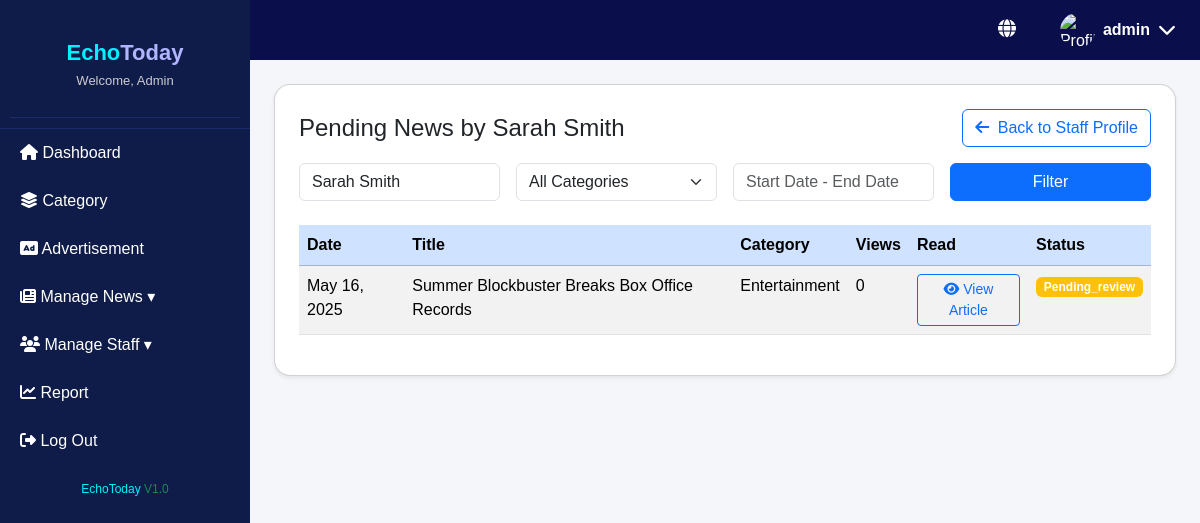
The app's page /admin/manage_staff.php?id=2&status=pending_review (signed in), older data.
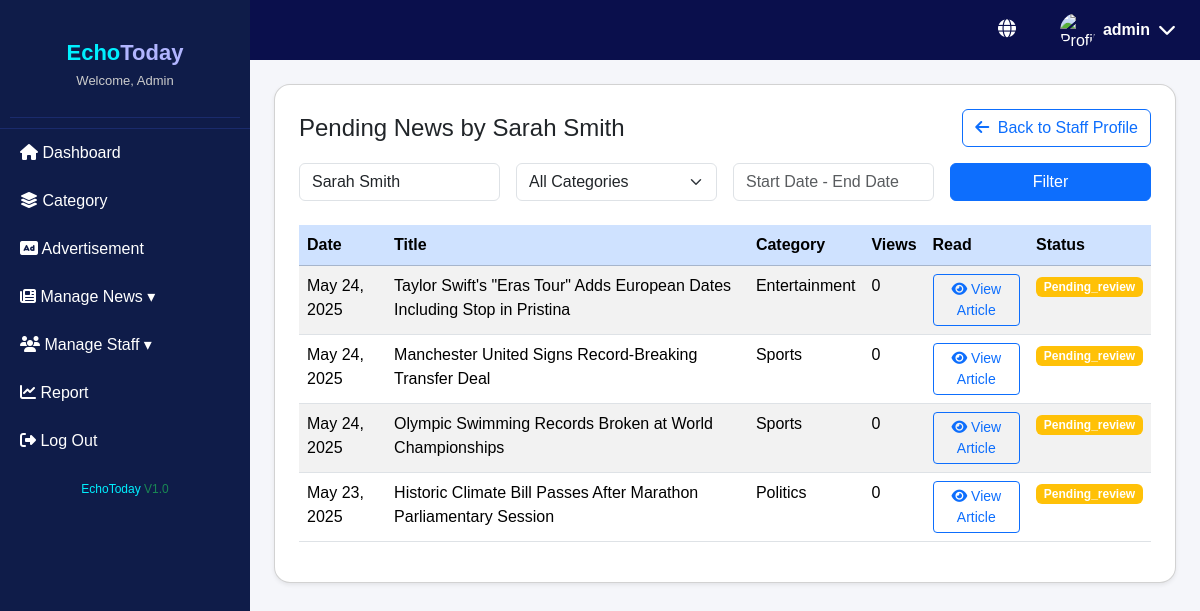
The same page, newer data.
### tables this page shows
CREATE TABLE `articles` (
  `id` int(11) NOT NULL,
  `title` varchar(255) NOT NULL,
  `slug` varchar(255) NOT NULL,
  `content` longtext NOT NULL,
  `excerpt` text DEFAULT NULL,
  `featured_image` varchar(255) DEFAULT NULL,
  `author_id` int(11) NOT NULL,
  `category_id` int(11) NOT NULL,
  `status` enum('pending_review','published','rejected') DEFAULT 'pending_review',
  `is_featured` tinyint(1) DEFAULT 0,
  `trending` tinyint(1) DEFAULT 0,
  `youtube_link` varchar(255) DEFAULT NULL,
  `has_video` tinyint(1) DEFAULT 0,
  `view_count` int(11) DEFAULT 0,
  `published_at` timestamp NULL DEFAULT NULL,
  `created_at` timestamp NOT NULL DEFAULT current_timestamp(),
  `updated_at` timestamp NOT NULL DEFAULT current_timestamp() ON UPDATE current_timestamp(),
  `tags` varchar(255) DEFAULT NULL
);

CREATE TABLE `categories` (
  `id` int(11) NOT NULL,
  `name` varchar(50) NOT NULL,
  `slug` varchar(50) NOT NULL,
  `description` text DEFAULT NULL,
  `is_active` tinyint(1) DEFAULT 1,
  `display_order` int(11) DEFAULT 0,
  `created_at` timestamp NOT NULL DEFAULT current_timestamp(),
  `updated_at` timestamp NOT NULL DEFAULT current_timestamp() ON UPDATE current_timestamp()
);

### admin/manage_staff.php (the view, shortened to what this page needs)
<?php
include('../includes/db_connection.php');
$staff_id = isset($_GET['id']) && is_numeric($_GET['id']) ? intval($_GET['id']) : null;
$user = null;
if ($staff_id) {
    $userQuery = "SELECT * FROM users WHERE id = $staff_id";
    $userResult = mysqli_query($conn, $userQuery);
    $user = mysqli_fetch_assoc($userResult);
}
$status = $_GET['status'] ?? 'all';
$search = $_GET['search'] ?? '';
$date = $_GET['date'] ?? '';
$pageTitles = [
    'all' => 'All News',
    'published' => 'Approved News',
    'pending_review' => 'Pending News',
    'rejected' => 'Rejected News'
];
?>
<!DOCTYPE html>
<html lang="en">
<head>
  <link rel="stylesheet" href="https://cdn.jsdelivr.net/npm/bootstrap@5.3.2/dist/css/bootstrap.min.css">
  <link rel="stylesheet" href="css/admin_style.css">
  <link rel="stylesheet" href="https://cdnjs.cloudflare.com/ajax/libs/font-awesome/6.0.0-beta3/css/all.min.css">
</head>
<body>
<?php include('admin_header.php'); ?>
<?php include('admin_sidebar.php'); ?>
<div class="main-content px-4 pt-4">
  <div class="card p-4 shadow-sm bg-white rounded-4">
  <?php if ($staff_id): ?>
  <?php
    $query = "
      SELECT a.*, u.first_name, u.last_name, c.name AS category_name
      FROM articles a
      LEFT JOIN users u ON a.author_id = u.id
      LEFT JOIN categories c ON a.category_id = c.id
      WHERE a.author_id = $staff_id
    ";
    if ($status !== 'all') {
        $safeStatus = mysqli_real_escape_string($conn, $status);
        $query .= " AND a.status = '$safeStatus'";
    }
    $query .= " ORDER BY a.created_at DESC";
    $result = mysqli_query($conn, $query);
    $staffName = $user ? $user['first_name'] . ' ' . $user['last_name'] : 'Staff';
  ?>
<div class="d-flex justify-content-between align-items-center mb-3">
  <h4 class="mb-0"><?= $pageTitles[$status] ?? 'News' ?> by <?= htmlspecialchars($staffName) ?></h4>
  <a href="staff_detail.php?id=<?= $staff_id ?>" class="btn btn-outline-primary">
    <i class="fas fa-arrow-left me-1"></i> Back to Staff Profile
  </a>
</div>
  <form method="GET" class="row g-3 align-items-end mb-4">
    <div class="col-md-3">
      <input type="text" name="search" class="form-control" placeholder="Search..."
        value="<?= htmlspecialchars($search ?: $staffName) ?>">
    </div>
    <div class="col-md-3">
      <select name="category" class="form-select">
        <option value="">All Categories</option>
      </select>
    </div>
    <div class="col-md-3">
      <input type="text" name="date" class="form-control" placeholder="Start Date - End Date" value="<?= htmlspecialchars($date) ?>">
    </div>
    <div class="col-md-3">
      <button type="submit" class="btn btn-primary w-100">Filter</button>
    </div>
  </form>
  <table class="table table-striped">
    <thead class="table-primary">
      <tr>
        <th>Date</th>
        <th>Title</th>
        <th>Category</th>
        <th>Views</th>
        <th>Read</th>
        <th>Status</th>
      </tr>
    </thead>
    <tbody>
      <?php while ($row = mysqli_fetch_assoc($result)) : ?>
        <tr>
          <td><?= date("M d, Y", strtotime($row['created_at'])) ?></td>
          <td><?= htmlspecialchars($row['title']) ?></td>
          <td><?= htmlspecialchars($row['category_name']) ?></td>
          <td><?= $row['view_count'] ?></td>
          <td>
          <a href="view_article.php?id=<?= $row['id'] ?>&from_staff=<?= $staff_id ?>" class="btn btn-sm btn-outline-primary">
          <i class="fas fa-eye"></i> View Article
          </a>
      </td>
          <td>
            <span class="badge bg-<?= $row['status'] === 'published' ? 'success' : ($row['status'] === 'rejected' ? 'danger' : 'warning') ?>">
              <?= ucfirst($row['status']) ?>
            </span>
          </td>
        </tr>
      <?php endwhile; ?>
    </tbody>
  </table>
<?php endif; ?>
</body>
</html>

Row changes from the older to the newer data that the page shows:
no longer on this page (row edited): articles: created_at "May 16, 2025", title "Summer Blockbuster Breaks Box Office Records", category.name "Entertainment", view_count "0", status "Pending_review"
added articles: created_at "May 24, 2025", title "Taylor Swift's \"Eras Tour\" Adds European Dates Including Stop in Pristina", category.name "Entertainment", view_count "0", status "Pending_review"
added articles: created_at "May 24, 2025", title "Manchester United Signs Record-Breaking Transfer Deal", category.name "Sports", view_count "0", status "Pending_review"
added articles: created_at "May 24, 2025", title "Olympic Swimming Records Broken at World Championships", category.name "Sports", view_count "0", status "Pending_review"
now on this page (row edited): articles: created_at "May 23, 2025", title "Historic Climate Bill Passes After Marathon Parliamentary Session", category.name "Politics", view_count "0", status "Pending_review"
